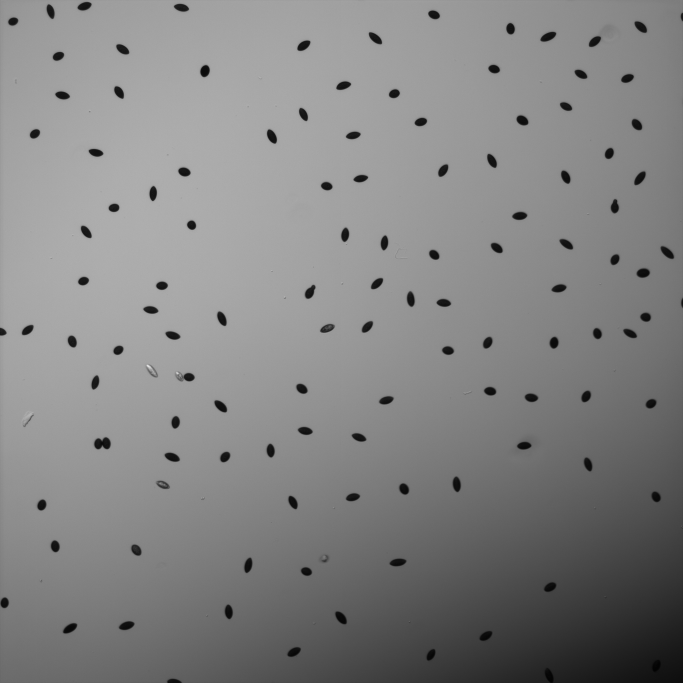
#> input picture sporeseg/tests/Sporefolder/SporesA/spore1.jpg, 2048 x 2048 px (shown at 1/3 size); its folder holds only this picture in this run
$ python -i sporeClass.py   (imports and definitions only)   (older library calls are emulated)
#> lines starting #> are read from the running program, lines starting #| are printed output that depends on the picture; after the words box and inside, x2 and y2 are one past the last pixel; in counts of white or black regions, pixels touching at a corner belong together
import os, re, glob
import numpy as np
import pandas as pd
import matplotlib.pyplot as plt
import skimage
import skimage.morphology
import skimage.segmentation
import skimage.io
from sklearn import mixture
from scipy.ndimage.morphology import binary_fill_holes
#from scipy.optimize import curve_fit
import matplotlib
cmap = matplotlib.colors.ListedColormap (np.random.rand(256,3))
font = {'family': 'sans-serif',
        'color':  'black',
        'weight': 'normal',
        'size': 16,
        }


class Spore:

    def __init__(self, show_output = False, min_area = 250, max_area = 1500,
                 show_title = True, show_legend = True, threshold = None, convexity = 0.9):

        """Standard __init__ method.

        Parameters
        ----------
        show_output : bool
            show segmentation images during analysis
        show_title : bool
            add a title to histogram
        show_legend : bool
            add a legend to histogram
        min_area : int
            minimal area of spores considered in analysis
        max_area : int
            maximal area of spores considered in analysis
        threshold : float
            fixed threshold to use for splitting
        convexity : float (0-1)
            threshold for convexity. Convex object have a value of 1
        """

        self.show_output = show_output
        self.show_title = show_title
        self.show_legend = show_legend
        self.min_area = min_area
        self.max_area = max_area
        self.threshold = threshold
        self.convexity = convexity


    def path_to_analysis(self, data_path, result_folder):
        """Returns the path to the result folder of an analysis

        Parameters
        ----------
        data_path : str
            path to data
        result_folder : str
            main folder of results

        Returns
        -------
        result_folder_exp: str
            folder of results for a given dataset
        """

        if os.path.isfile(data_path):
            result_folder_exp = result_folder+'/'+os.path.basename(os.path.dirname(data_path))
        else:
            result_folder_exp = os.path.normpath(result_folder)+'/'+os.path.basename(os.path.normpath(data_path))

        if not os.path.isdir(result_folder_exp):
            os.makedirs(result_folder_exp, exist_ok=True)

        return result_folder_exp


    def analyse_single_image(self, image_path, result_folder):
        """Segment a single image. Saves segmentation images and
        segmentation results as pkl and csv

        Parameters
        ----------
        image_path : str
            path to image
        result_folder : str
            main folder of results

        Returns
        -------

        """

        regions, image, image_seg = self.find_spores(image_path)
        fig = self.plot_segmentation(image, image_seg)

        result_folder_exp = self.path_to_analysis(image_path, result_folder)

        regions.to_pickle(result_folder_exp+'/'+os.path.basename(image_path).split('.')[0]+'.pkl')
        regions[['area','convex_area','ecc']].to_csv(result_folder_exp+'/'+os.path.basename(image_path).split('.')[0]+'.csv',index = False)
        fig.savefig(result_folder_exp+'/'+os.path.basename(image_path).split('.')[0]+'_seg.png', dpi = image_seg.shape[0])
        plt.close(fig)
        #return regions, image, image_seg


    def find_spores(self, image_path):
        """Segmentation of an image.

        Parameters
        ----------
        image_path : str
            path to image

        Returns
        -------
        regions_prop: Dataframe
            Pandas dataframe with information on segmented spores
        raw_im: numpy array
            median filtered image
        image_mask: numpy array
            binary mask of spores
        """

        #get a binary segmentation
        raw_im, image_mask = self.segmentation(image_path)

        #measure region properties and keep area, eccentricity and coords
        regions = skimage.measure.regionprops(skimage.morphology.label(image_mask),coordinates='rc')

        #collect relevant information
        regions_prop = pd.DataFrame({'area':[x.area for x in regions],'convex_area':[x.convex_area for x in regions],
                                     'ecc':[x.eccentricity for x in regions],
                                    'coords': [x.coords for x in regions]})
        regions_prop['filename'] = image_path

        return regions_prop, raw_im, image_mask

    # [130 lines left out: functions segmentation_old, segmentation_new, not called in this run]

    def segmentation(self, image_path):
        """Alternative solution for creation of binary mask of spores.

        Parameters
        ----------
        image_path : str
            path to image

        Returns
        -------
        raw_im: numpy array
            median filtered image
        newmask: numpy array
            binary mask of spores
        """
        image = skimage.io.imread(image_path)[:,:,0]
#> image: shape (2048, 2048); min 2, max 240, mean 131.9
        raw_image = skimage.filters.median(image[::2,::2],selem=skimage.morphology.disk(5))
        raw_image = skimage.transform.resize(raw_image, image.shape, order = 1, preserve_range=True).astype(np.uint8)
#> raw_image: shape (2048, 2048)

        border_mask = skimage.morphology.dilation(
                    skimage.morphology.thin(
                        skimage.filters.rank.gradient(
                            raw_image,skimage.
                            morphology.disk(2))>10),
                    skimage.morphology.disk(1))
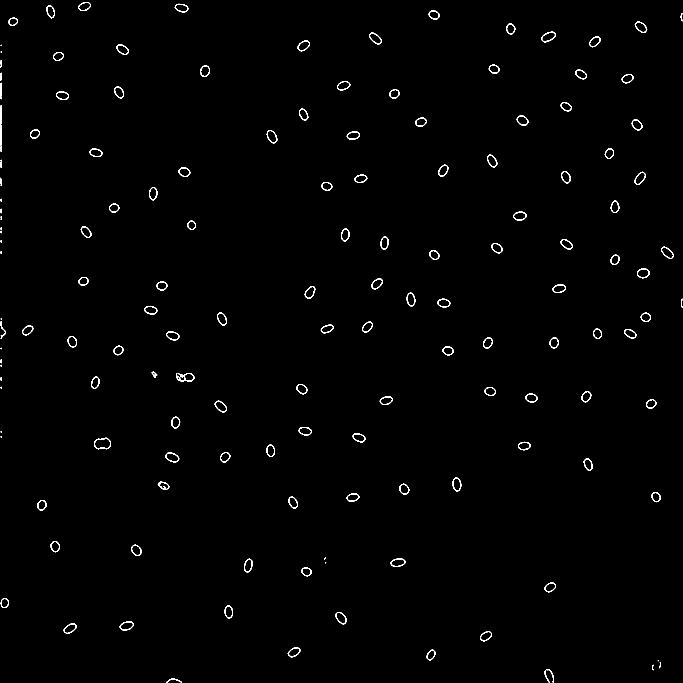
#> border_mask: shape (2048, 2048) bool (shown at 1/3 size); 0.71% white in thin lines or dots

        filled = binary_fill_holes(border_mask)^border_mask
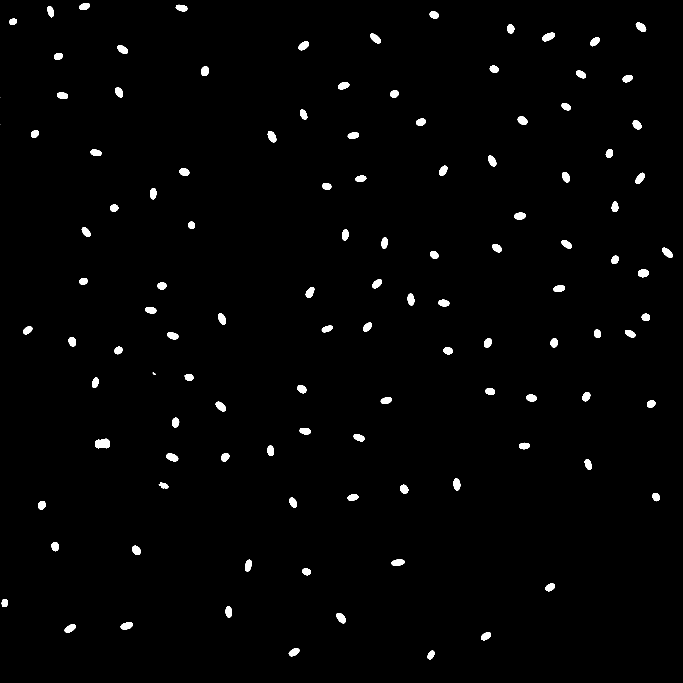
#> filled: shape (2048, 2048) bool (shown at 1/3 size); 1.4% white; 115 white regions (2 under 20 px), largest, box (x1, y1, x2, y2) and area: (285, 1316, 330, 1345) 1044, (1626, 98, 1665, 124) 663, (803, 393, 829, 427) 615

        filled = skimage.segmentation.clear_border(filled,buffer_size = 10)
#> filled: shape (2048, 2048) bool; 1.3% white; 111 white regions

        filled_lab = skimage.morphology.label(filled)
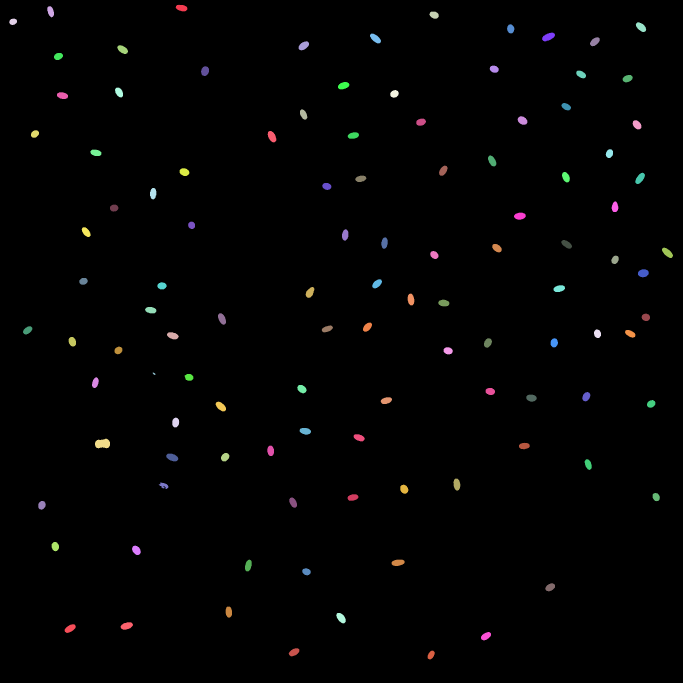
#> filled_lab: shape (2048, 2048) int32 (shown at 1/3 size); 112 distinct labels, from 0 to 111; one colour per label, 0 black

        reg_spores = skimage.measure.regionprops(filled_lab)
#> reg_spores = 111 regions; largest, box (x1, y1, x2, y2) and area: (285, 1316, 330, 1345) 1044, (1626, 98, 1665, 124) 663, (803, 393, 829, 427) 615, (1914, 808, 1946, 832) 608, (499, 1361, 535, 1384) 608

        newmask = np.zeros(filled.shape)
        for i in range(len(reg_spores)):
            if reg_spores[i].area >self.min_area:
                bbox = reg_spores[i].bbox
                #small_im = skimage.filters.median(image[bbox[0]-10:bbox[2]+11,bbox[1]-10:bbox[3]+11], skimage.morphology.disk(3))
                small_im = image[bbox[0]-10:bbox[2]+11,bbox[1]-10:bbox[3]+11]
                threshold = skimage.filters.threshold_li(small_im)
                newmask[bbox[0]-10:bbox[2]+11,bbox[1]-10:bbox[3]+11] = binary_fill_holes(small_im<threshold)
#> this loop made 111 passes
#> (bbox, threshold) on passes 1 to 12: ((14, 527, 34, 562), 69.45), ((19, 142, 52, 162), 65.14), ((35, 1288, 56, 1316), 61.64), ((56, 28, 75, 51), 63.66), ((67, 1907, 96, 1939), 57.43), ((73, 1521, 100, 1543), 58.02), ((98, 1626, 124, 1665), 58.2), ((101, 1110, 130, 1143), 66.64), ((112, 1770, 139, 1799), 57.02), ((124, 896, 151, 927), 64.43), ((136, 352, 162, 384), 67.76), ((159, 162, 180, 189), 66.95)
#> bbox on pass 101: (1679, 735, 1714, 755)
#> pass 1, in segmentation, `small_im = image[bbox[0]-10:bbox[2]+11,bbox[1]-10:bbox[3]+11]`:
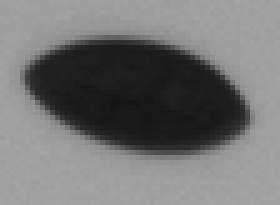
#> small_im: shape (41, 56) (shown 5 times larger); min 20, max 165, mean 114.8
#> pass 3, in segmentation, `small_im = image[bbox[0]-10:bbox[2]+11,bbox[1]-10:bbox[3]+11]`:
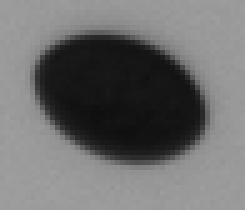
#> small_im: shape (42, 49) (shown 5 times larger); min 15, max 159, mean 108.8
#> after the loop:
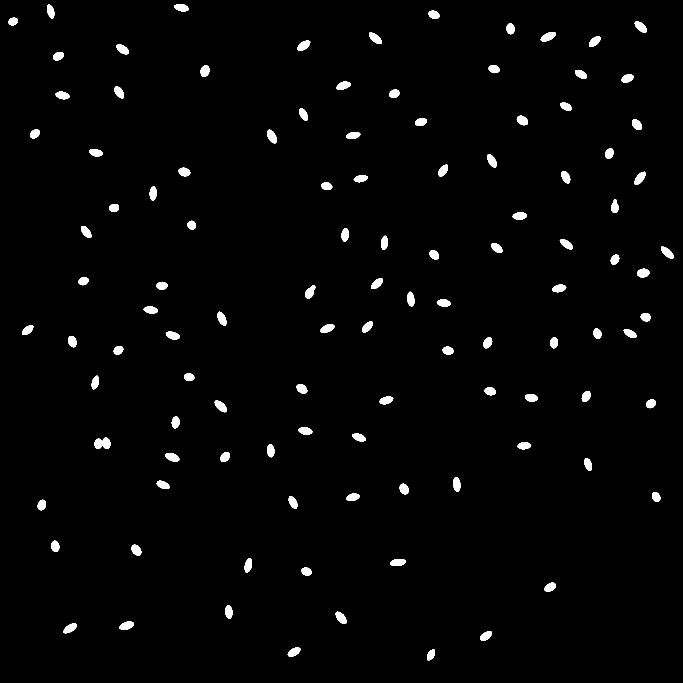
#> newmask: shape (2048, 2048) float64 (shown at 1/3 size); values 0 (black) and 1 (white), 1.8% white; 110 white regions
#> after the loop:
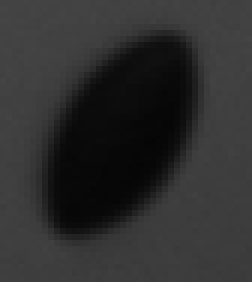
#> small_im: shape (47, 42) (shown 6 times larger); min 5, max 69, mean 46.3
#> in find_spores, `regions = skimage.measure.regionprops(skimage.morphology.label(image_m..`: regions = 110 regions; largest, box (x1, y1, x2, y2) and area: (283, 1313, 331, 1347) 1226, (1622, 96, 1668, 124) 838, (802, 389, 830, 430) 796, (495, 1359, 538, 1385) 789, (1107, 97, 1146, 132) 787
#> in find_spores, `regions_prop = pd.DataFrame({'area':[x.area for x in regions],'convex_..`: regions_prop = table of 110 rows and 4 columns
#> in analyse_single_image, `regions, image, image_seg = self.find_spores(image_path)`: regions = table of 110 rows and 5 columns

        return image, newmask


    def plot_segmentation(self, image, image_seg):
        """Plot and save the superposition of an image and its binary
        segmentation mask

        Parameters
        ----------
        image : numpy array
            intensity image
        image_seg : numpy array
            binary mask array


        Returns
        -------
        fig: matplotlib figure

        """

        image_seg = image_seg.astype(float)
        image_seg[image_seg == 0] = np.nan
#> image_seg: shape (2048, 2048) float64; 98.21% of the values are NaN or infinite; the others: min 1, max 1, mean 1

        sizes = image_seg.shape
#> sizes = (2048, 2048)
        height = float(sizes[0])
#> height = 2048
        width = float(sizes[1])
#> width = 2048

        fig = plt.figure()
        fig.set_size_inches(width/height, 1, forward=False)
        ax = plt.Axes(fig, [0., 0., 1., 1.])
        ax.set_axis_off()
        fig.add_axes(ax)

        plt.imshow(image,cmap = 'gray')
        plt.imshow(image_seg,cmap = 'Reds',alpha = 0.7,vmin=0,vmax = 1.5)
        if self.show_output:
            plt.show()
        return fig


    #segment all images stored in folder. Save result in result_folder
    # [48 lines left out: functions analyse_spore_folder, load_experiment, not called in this run]

    def gauss_fit(self, x, a, x0, s):
        return a*np.exp(-0.5*((x-x0)/s)**2)

    def gauss_fit2(self, x, a, x0, s, a2, x02, s2):
        return a*np.exp(-0.5*((x-x0)/s)**2) + a2*np.exp(-0.5*((x-x02)/s2)**2)

    def normal_fit(self, x, a, x0, s):
        return (a/(s*(2*np.pi)**0.5))*np.exp(-0.5*((x-x0)/s)**2)

    # [170 lines left out: functions split_categories, plot_image_categories, not called in this run]

>>> result = Spore().analyse_single_image('../../sporeseg/tests/Sporefolder/SporesA/spore1.jpg', 'out.png')

$ run again, on sporeseg/tests/Sporefolder/SporesA/spore2.jpg
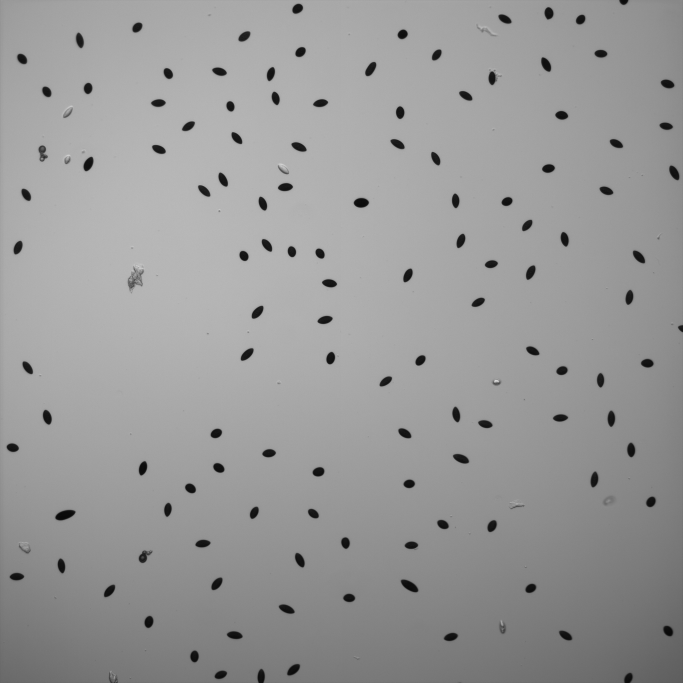
#> input picture sporeseg/tests/Sporefolder/SporesA/spore2.jpg, 2048 x 2048 px (shown at 1/3 size)
#> border_mask: shape (2048, 2048) bool; 0.82% white in thin lines or dots
#> in segmentation, `filled_lab = skimage.morphology.label(filled)`:
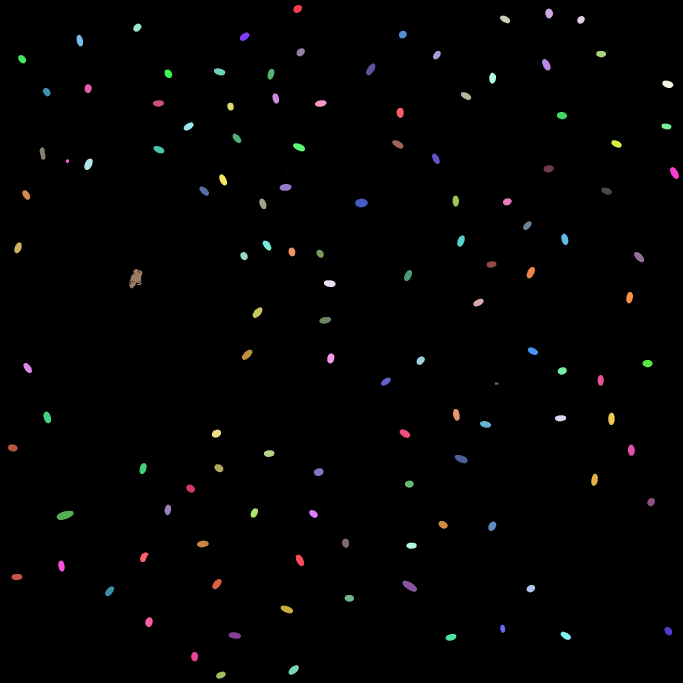
#> filled_lab: shape (2048, 2048) int32 (shown at 1/3 size); 127 distinct labels, from 0 to 126; one colour per label, 0 black
#> reg_spores = 126 regions; largest, box (x1, y1, x2, y2) and area: (387, 807, 427, 865) 1396, (170, 1532, 221, 1560) 978, (1207, 1742, 1251, 1776) 859, (1066, 596, 1103, 622) 763, (1364, 1365, 1403, 1390) 672
#> the loop in segmentation, `for i in range(len(reg_spores)):` made 126 passes
#> (bbox, threshold) on passes 1 to 8: ((15, 880, 39, 906), 65.06), ((26, 1636, 55, 1659), 61.43), ((47, 1500, 70, 1530), 64.24), ((48, 1732, 71, 1754), 60.78), ((71, 400, 95, 424), 71.68), ((92, 1197, 115, 1220), 62.2), ((97, 719, 123, 748), 78.06), ((104, 230, 139, 249), 74.05)
#> after the loop in segmentation, `for i in range(len(reg_spores)):`:
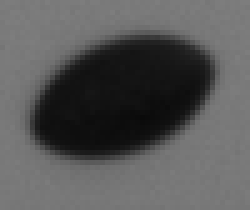
#> small_im: shape (42, 50) (shown 5 times larger); min 10, max 125, mean 87.4
#> in find_spores, `regions = skimage.measure.regionprops(skimage.morphology.label(image_m..`: regions = 122 regions; largest, box (x1, y1, x2, y2) and area: (384, 799, 432, 873) 1743, (167, 1531, 225, 1561) 1168, (1204, 1740, 1254, 1776) 1056, (1062, 595, 1106, 622) 939, (1360, 1363, 1406, 1390) 860
#> regions_prop = table of 122 rows and 4 columns
#> in analyse_single_image, `regions, image, image_seg = self.find_spores(image_path)`: regions = table of 122 rows and 5 columns
#> image_seg: shape (2048, 2048) float64; 97.96% of the values are NaN or infinite; the others: min 1, max 1, mean 1
